Frame 1 (no input): blank canvas, image omitted
Frame 60 (no input): blank canvas, image omitted
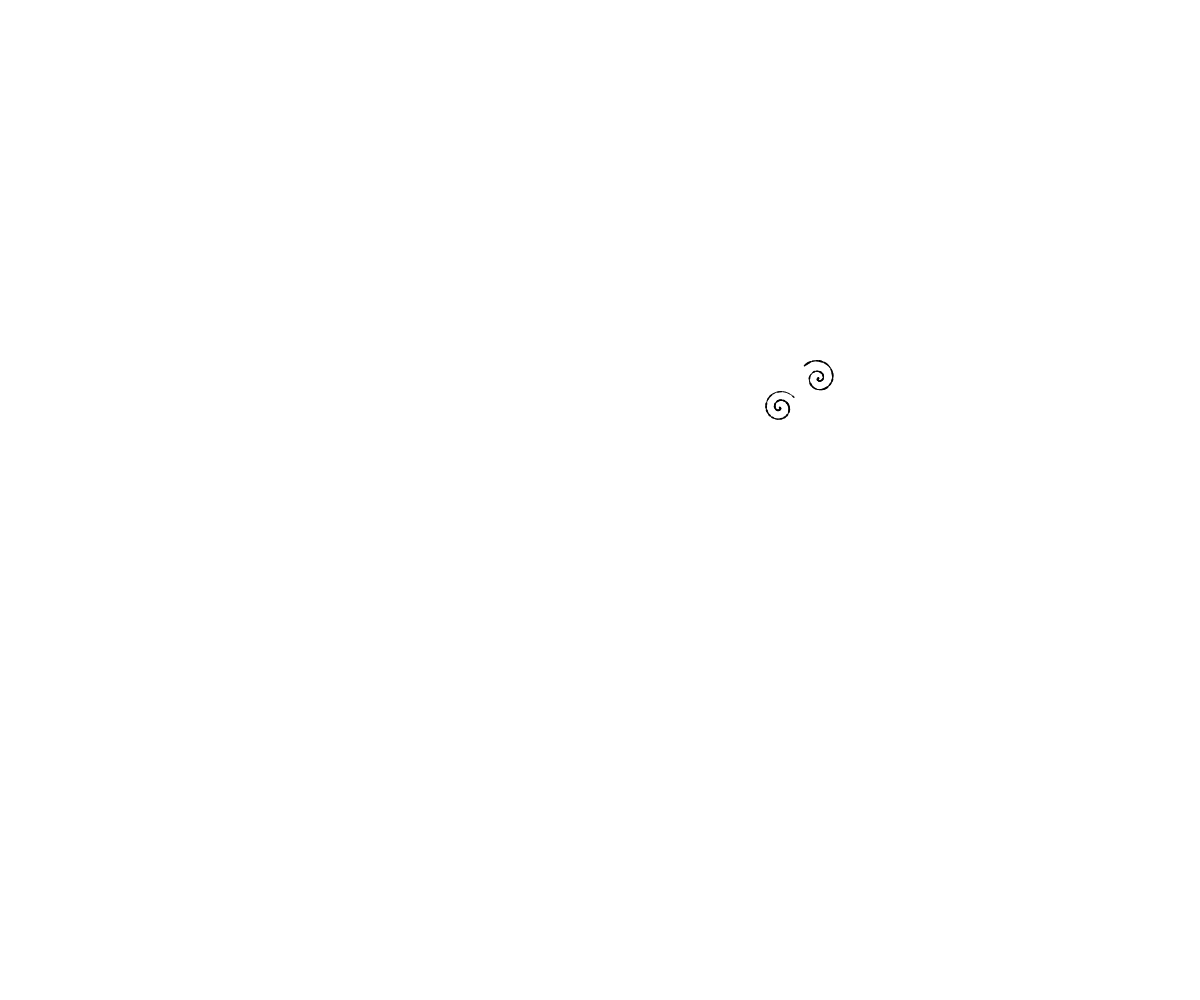
Frame 120 (the mouse pressed at the canvas centre since frame 60)

The p5.js sketch whose frames 1 and 60 were blank and that drew this single picture after the mouse press (run headless with seeded random() and noise() and a simulated clock; from frame 60 on, the mouse is pressed at the canvas centre):

// p5.js sketch
// ── sketch.js
let angle1 = 0, angle2 = Math.PI; // Invert second spiral
let radius1 = 0, radius2 = 0;
let maxRadius1, maxRadius2;
let prevX1, prevY1, prevX2, prevY2;
let wobbleFactor1, wobbleFactor2;
let wobbleSpeed1, wobbleSpeed2;
let wobbleAngle1 = 0, wobbleAngle2 = 0;
let startX1, startY1, startX2, startY2;
let intersectionRadius;

function setup() {
    createCanvas(windowWidth, windowHeight); // Fullscreen canvas
    background(255); // White background
    adjustSpiralSettings(); // Keeps spirals inside the screen
}

function draw() {
    if (radius1 >= intersectionRadius && radius2 >= intersectionRadius) {
        noLoop();
        return;
    }

    let dynamicWobble1 = sin(wobbleAngle1) * wobbleFactor1 * sin(angle1 * 0.5);
    let x1 = startX1 + (radius1 + dynamicWobble1) * cos(angle1 + sin(wobbleAngle1) * 0.2);
    let y1 = startY1 + (radius1 + dynamicWobble1) * sin(angle1 + sin(wobbleAngle1) * 0.2);

    let dynamicWobble2 = sin(wobbleAngle2) * wobbleFactor2 * sin(angle2 * 0.5);
    let x2 = startX2 + (radius2 + dynamicWobble2) * cos(angle2 + sin(wobbleAngle2) * 0.2);
    let y2 = startY2 + (radius2 + dynamicWobble2) * sin(angle2 + sin(wobbleAngle2) * 0.2);

    let strokeW1 = random(0.5, 2);
    let strokeW2 = random(0.5, 2);

    stroke(0);
    strokeWeight(strokeW1);
    line(prevX1, prevY1, x1, y1);

    stroke(0);
    strokeWeight(strokeW2);
    line(prevX2, prevY2, x2, y2);

    prevX1 = x1;
    prevY1 = y1;
    prevX2 = x2;
    prevY2 = y2;

    angle1 += 0.1;
    radius1 += random(0.1, 0.2);
    wobbleAngle1 += wobbleSpeed1;

    angle2 -= 0.1;
    radius2 += random(0.1, 0.2);
    wobbleAngle2 += wobbleSpeed2;
}

// 🔹 Resize canvas when window size changes
function windowResized() {
    resizeCanvas(windowWidth, windowHeight);
    background(255);
    adjustSpiralSettings(); // Keeps spirals centered on resize
}

// 🔹 Keeps the spirals inside the screen without modifying their behavior
function adjustSpiralSettings() {
    let minDimension = min(width, height);

    maxRadius1 = random(minDimension * 0.2, minDimension * 0.35);
    maxRadius2 = random(minDimension * 0.2, minDimension * 0.35);
    intersectionRadius = (maxRadius1 + maxRadius2) / 2;

    // Reset radius so they grow properly
    radius1 = 0;
    radius2 = 0;

    // Set new randomized positions within the screen bounds
    startX1 = random(width * 0.2, width * 0.8);
    startY1 = random(height * 0.2, height * 0.8);
    startX2 = random(width * 0.2, width * 0.8);
    startY2 = random(height * 0.2, height * 0.8);

    prevX1 = startX1;
    prevY1 = startY1;
    prevX2 = startX2;
    prevY2 = startY2;

    wobbleFactor1 = random(2, 6);
    wobbleSpeed1 = random(0.001, 0.005);
    wobbleFactor2 = random(2, 6);
    wobbleSpeed2 = random(0.001, 0.005);
}
